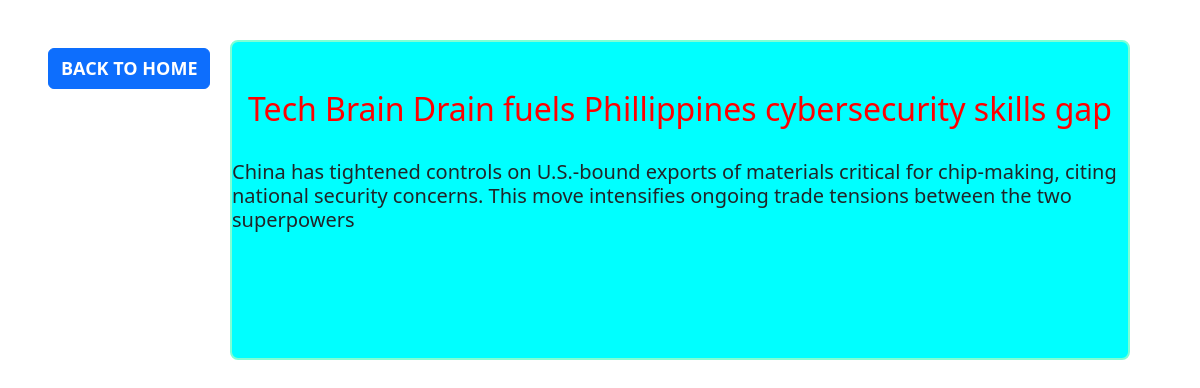
/name/one/3, run on the app's committed database.
### articles/models.py (models this page shows)
class article(models.Model):
    h3=models.CharField(max_length=1000)
    p=models.CharField(max_length=1000)
    header=models.CharField(max_length=1000)
    content=models.CharField(max_length=1000)

### articles/views.py (the view)
# urls.py: path('one/<int:pk>',views.navigate,name='navigate'),
def navigate(request,pk):
    data2=article.objects.get(id=pk)
    context={
        'data2':data2
    }
    return render(request,'navigate.html',context)

### articles/templates/navigate.html (shortened to what this page needs)
<!DOCTYPE html>
<html lang="en">
<head>
    <link
      href="https://cdn.jsdelivr.net/npm/bootstrap@5.3.3/dist/css/bootstrap.min.css"
      rel="stylesheet"
    />
</head>
<body>
  <button class="btn btn-primary m-5"><a href="{% url 'index' %}" style="color: white;text-decoration:none;font-size:18px;font-weight:800">BACK TO HOME</a></button>
  <div id="container"> <br><br>
    <h2 style="color:red">{{data2.header}}</h2> <br>
    <h5 >{{data2.content}}</h5>
  </div>
</body>
</html>

### articles/templates/navigate.html (style rules this page uses)
#container { position: absolute; top:40px; width:75%; margin-left: 230px; height:40vh; background-color: aqua; border: 2px solid aquamarine; border-radius: 8px; display: flex; flex-direction: column; align-items: center; }

### data on the page
article: header "Tech Brain Drain fuels Phillippines cybersecurity skills gap", content "China has tightened controls on U.S.-bound exports of materials critical for chip-making, citing national security concerns. This move intensifies ongoing trade tensions between the two superpowers"
